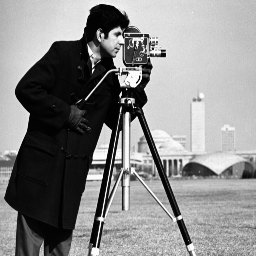
#> input picture DIP17_1_Images/cameraman.png, 256 x 256 px, found by its file name
$ python smoothing.py
#> lines starting #> are read from the running program, lines starting #| are printed output that depends on the picture
import cv2
import numpy as np
# from numpy import array
import math
import scipy.signal
from matplotlib import pyplot as plt

img = cv2.imread("/home/aditya/diptemp/cameraman.png")
#> img is the input picture: shape (256, 256, 3); min 0, max 251, mean 137.1
img=cv2.cvtColor(img,cv2.COLOR_BGR2GRAY)
#> img: shape (256, 256)
cv2.imwrite("/home/aditya/diptemp/cameraman_grey.png",img)
# print img.shape
blur = cv2.blur(img,(7,7))
cv2.imwrite("/home/aditya/diptemp/cameraman_average.png",blur)
gaussian = cv2.GaussianBlur(img,(7,7),math.sqrt(2),math.sqrt(2))
cv2.imwrite("/home/aditya/diptemp/cameraman_gaussian.png",gaussian)

img2 = cv2.imread("/home/aditya/diptemp/impulse_noise.png")
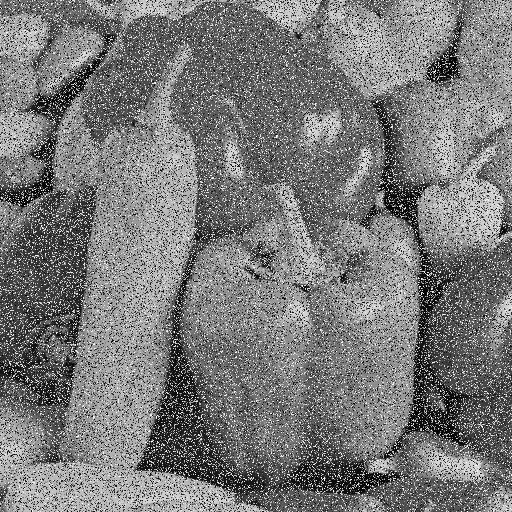
#> input picture DIP17_1_Images/impulse_noise.png, 512 x 512 px, found by its file name
#> img2 is the input picture: shape (512, 512, 3); min 0, max 255, mean 121
median = cv2.medianBlur(img2,5)
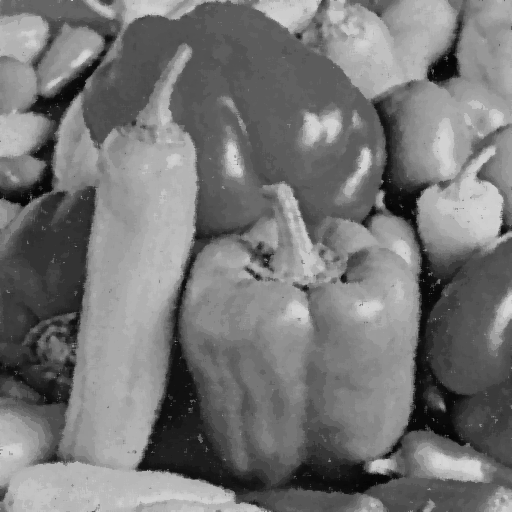
#> median: shape (512, 512, 3); min 6, max 221, mean 117.8
cv2.imwrite("/home/aditya/diptemp/impulse_noise_median.png",median)

img3 = cv2.imread("/home/aditya/diptemp/bilateral.png")
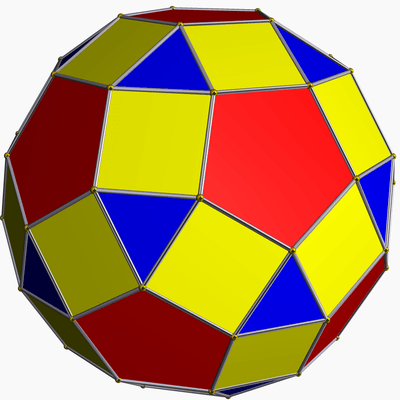
#> input picture DIP17_1_Images/bilateral.png, 400 x 400 px, found by its file name
#> img3 is the input picture: shape (400, 400, 3); mean B, G, R 93.2, 140.7, 180.3
img_grey=cv2.cvtColor(img3,cv2.COLOR_BGR2GRAY)
cv2.imwrite("/home/aditya/diptemp/bilateral_grey.png",img_grey)
bil = cv2.bilateralFilter(img_grey,9,75,75)
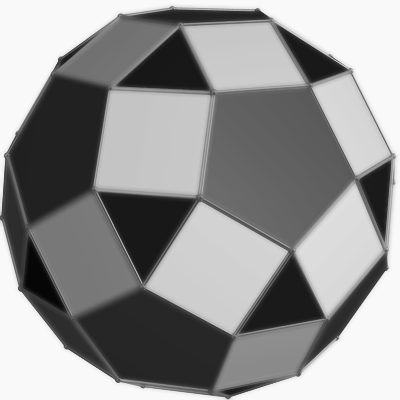
#> bil: shape (400, 400); min 6, max 250, mean 147.1
cv2.imwrite("/home/aditya/diptemp/bilateral_filter.png",bil)

img4 = cv2.imread("/home/aditya/diptemp/cameraman_average.png")
#> img4: shape (256, 256, 3); min 1, max 250, mean 137.1
img4 = cv2.cvtColor(img4,cv2.COLOR_BGR2GRAY)
cv2.imwrite("/home/aditya/diptemp/motion_grey.png",img4)
# print img4.shape
wiefil = scipy.signal.wiener(img4,mysize=3,noise=3)
cv2.imwrite("/home/aditya/diptemp/motion_wiener.png",wiefil)
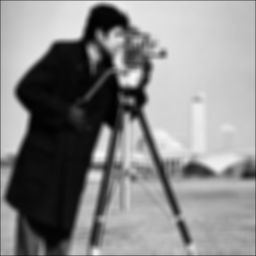
#> saved as motion_wiener.png: shape (256, 256); min 1, max 248, mean 136.1


kernel = cv2.getStructuringElement(cv2.MORPH_RECT,(3,3))
# array([[1, 1, 1, 1, 1],
#        [1, 1, 1, 1, 1],
#        [1, 1, 1, 1, 1],
#        [1, 1, 1, 1, 1],
#        [1, 1, 1, 1, 1]], dtype=uint8)
img5 = cv2.imread("/home/aditya/diptemp/pepper.jpg")
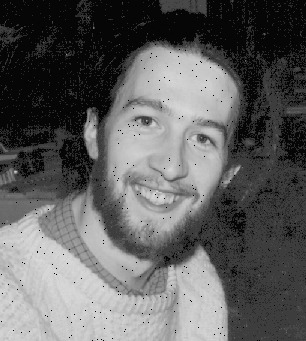
#> input picture DIP17_1_Images/pepper.jpg, 306 x 341 px, found by its file name
#> img5 is the input picture: shape (341, 306, 3); min 0, max 224, mean 95.9
img5 = cv2.cvtColor(img5,cv2.COLOR_BGR2GRAY)
#> img5: shape (341, 306)
closing = cv2.morphologyEx(img5, cv2.MORPH_CLOSE, kernel)
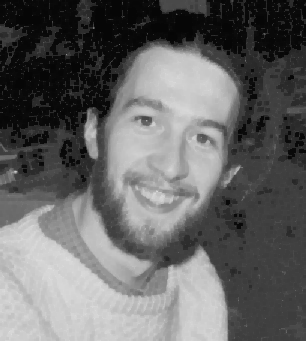
#> closing: shape (341, 306); min 5, max 224, mean 101.7
cv2.imwrite("/home/aditya/diptemp/pepper_closing.jpg",closing)
